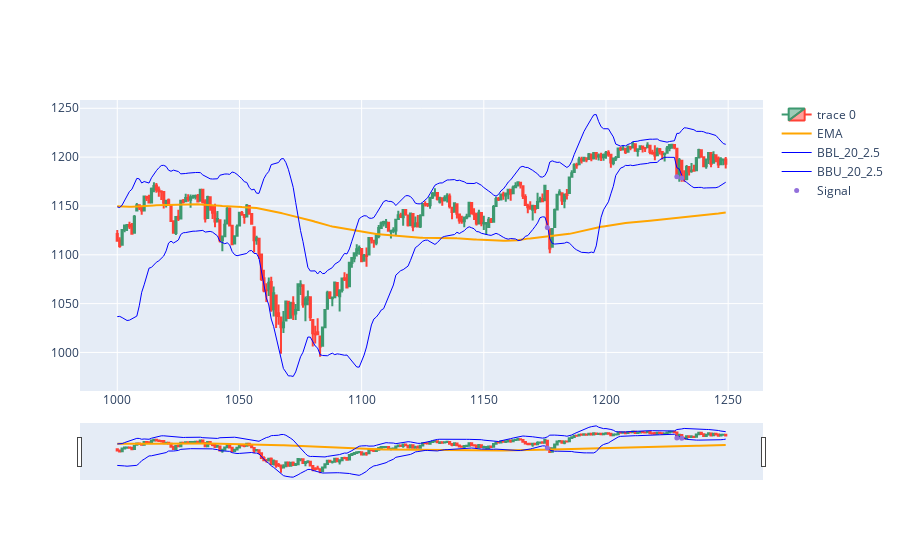

This figure's notebook cell:
### Code cell
import plotly.graph_objects as go
from plotly.subplots import make_subplots
from datetime import datetime

dfpl = dfSPY[1000:1250].copy()
#dfpl=dfpl.drop(columns=['level_0'])#!!!!!!!!!!
#dfpl.reset_index(inplace=True)
fig = go.Figure(data=[go.Candlestick(x=dfpl.index,
                open=dfpl['Open'],
                high=dfpl['High'],
                low=dfpl['Low'],
                close=dfpl['Close']),
                go.Scatter(x=dfpl.index, y=dfpl.EMA, line=dict(color='orange', width=2), name="EMA"),
                go.Scatter(x=dfpl.index, y=dfpl['BBL_20_2.5'], line=dict(color='blue', width=1), name="BBL_20_2.5"),
                go.Scatter(x=dfpl.index, y=dfpl['BBU_20_2.5'], line=dict(color='blue', width=1), name="BBU_20_2.5")])

fig.add_scatter(x=dfpl.index, y=dfpl['pointposbreak'], mode="markers",
                marker=dict(size=5, color="MediumPurple"),
                name="Signal")
fig.show()

### Figure 1 — Plotly figure (JSON) as saved in the notebook; plotly's stock layout.template omitted (floating-point values rounded to 4 significant figures; data arrays with more than 128 entries replaced by an {"elided": "..."} marker saying what was removed)
{"data": [{"close": {"elided": "250 float values"}, "high": {"elided": "250 float values"}, "low": {"elided": "250 float values"}, "open": {"elided": "250 float values"}, "type": "candlestick", "x": {"elided": "250 int values"}}, {"line": {"color": "orange", "width": 2}, "name": "EMA", "type": "scatter", "x": {"elided": "250 int values"}, "y": {"elided": "250 float values"}}, {"line": {"color": "blue", "width": 1}, "name": "BBL_20_2.5", "type": "scatter", "x": {"elided": "250 int values"}, "y": {"elided": "250 float values"}}, {"line": {"color": "blue", "width": 1}, "name": "BBU_20_2.5", "type": "scatter", "x": {"elided": "250 int values"}, "y": {"elided": "250 float values"}}, {"marker": {"color": "MediumPurple", "size": 5}, "mode": "markers", "name": "Signal", "type": "scatter", "x": {"elided": "250 int values"}, "y": {"elided": "250 float values"}}], "layout": {}}
